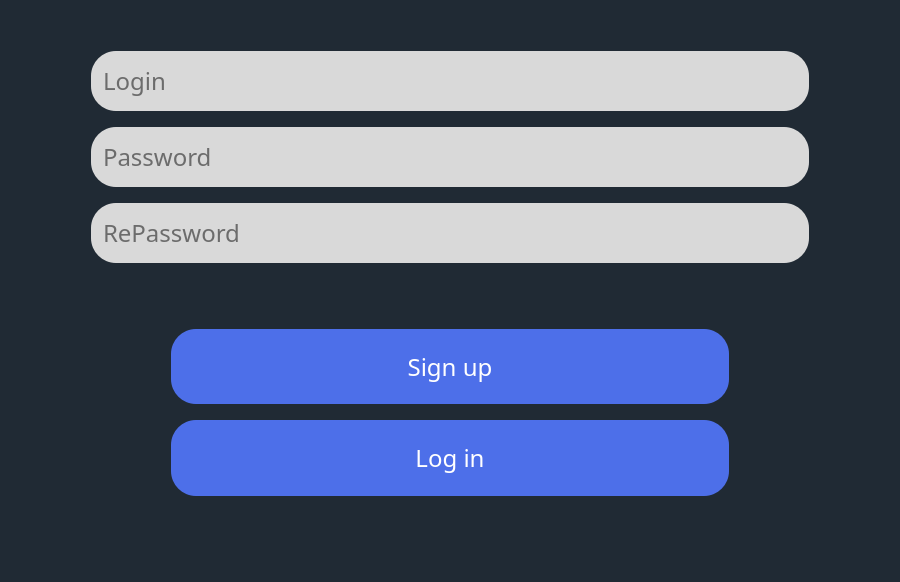
<?xml version="1.0" encoding="UTF-8"?>
<ui version="4.0">
 <class>SignUpForm</class>
 <widget class="QWidget" name="SignUpForm">
  <property name="geometry">
   <rect>
    <x>0</x>
    <y>0</y>
    <width>900</width>
    <height>582</height>
   </rect>
  </property>
  <property name="windowTitle">
   <string>Form</string>
  </property>
  <property name="styleSheet">
   <string notr="true">* {
    font-family: century gothic;
    font-size: 24px;
}

QWidget {
    background-color: #202a34;
}

QLineEdit {
    border-radius: 25px;
    padding: 10px;
    background-color: #d9d9d9;
    transition: background-color 0.5s ease;
}

QLineEdit:hover {
    background-color: #49ebff;
}

QLineEdit:focus {
    background-color: #00aaff;
    border: 2px solid #4d6fe9;
}

QPushButton,
QToolButton,
QMessageBox QPushButton {
    color: white;
    background: #4d6fe9;
    border-radius: 25px;
    transition: background-color 0.5s ease, transform 0.3s ease, box-shadow 0.3s ease;
    box-shadow: 0 0 8px rgba(0, 0, 0, 0.2);
}

QPushButton:hover,
QToolButton:hover,
QMessageBox QPushButton:hover {
    color: #4d6fe9;
    background: #4460c7;
    border-radius: 30px;
    transform: scale(1.05) rotate(5deg);
    box-shadow: 0 0 12px rgba(0, 0, 0, 0.3);
}

QPushButton:pressed,
QToolButton:pressed,
QMessageBox QPushButton:pressed,
QMessageBox QToolButton:pressed {
    background: #3a54b0;
    border-radius: 25px;
    transform: scale(0.98) rotate(-5deg);
    box-shadow: none;
}

QMessageBox {
    background-color: #202a34;
    color: white;
    font-size: 15px;
}

QMessageBox QPushButton,
QMessageBox QToolButton {
    background: #4d6fe9;
    color: white;
    border: none;
    padding: 8px 12px;
    border-radius: 10px;
    font-size: 15px;
}

QMessageBox QLabel {
	color: white;
    font-size: 15px;
}

QMessageBox QPushButton:pressed,
QMessageBox QToolButton:pressed {
    border-radius: 15px;
}

QMessageBox QPushButton:hover {
    border-radius: 15px;
}
</string>
  </property>
  <layout class="QVBoxLayout" name="verticalLayout">
   <item>
    <layout class="QHBoxLayout" name="horizontalLayout">
     <item>
      <spacer name="horizontalSpacer_3">
       <property name="orientation">
        <enum>Qt::Horizontal</enum>
       </property>
       <property name="sizeType">
        <enum>QSizePolicy::Fixed</enum>
       </property>
       <property name="sizeHint" stdset="0">
        <size>
         <width>80</width>
         <height>20</height>
        </size>
       </property>
      </spacer>
     </item>
     <item>
      <layout class="QVBoxLayout" name="verticalLayout_2" stretch="1,1,0,1,0,1,0">
       <item>
        <spacer name="verticalSpacer_5">
         <property name="orientation">
          <enum>Qt::Vertical</enum>
         </property>
         <property name="sizeType">
          <enum>QSizePolicy::MinimumExpanding</enum>
         </property>
         <property name="sizeHint" stdset="0">
          <size>
           <width>20</width>
           <height>40</height>
          </size>
         </property>
        </spacer>
       </item>
       <item>
        <widget class="QLineEdit" name="su_login">
         <property name="sizePolicy">
          <sizepolicy hsizetype="MinimumExpanding" vsizetype="MinimumExpanding">
           <horstretch>0</horstretch>
           <verstretch>0</verstretch>
          </sizepolicy>
         </property>
         <property name="minimumSize">
          <size>
           <width>260</width>
           <height>60</height>
          </size>
         </property>
         <property name="maximumSize">
          <size>
           <width>1300</width>
           <height>130</height>
          </size>
         </property>
         <property name="autoFillBackground">
          <bool>false</bool>
         </property>
         <property name="text">
          <string/>
         </property>
         <property name="placeholderText">
          <string>Login</string>
         </property>
        </widget>
       </item>
       <item>
        <spacer name="verticalSpacer">
         <property name="orientation">
          <enum>Qt::Vertical</enum>
         </property>
         <property name="sizeType">
          <enum>QSizePolicy::Fixed</enum>
         </property>
         <property name="sizeHint" stdset="0">
          <size>
           <width>20</width>
           <height>10</height>
          </size>
         </property>
        </spacer>
       </item>
       <item>
        <widget class="QLineEdit" name="su_password">
         <property name="sizePolicy">
          <sizepolicy hsizetype="MinimumExpanding" vsizetype="MinimumExpanding">
           <horstretch>0</horstretch>
           <verstretch>0</verstretch>
          </sizepolicy>
         </property>
         <property name="minimumSize">
          <size>
           <width>260</width>
           <height>60</height>
          </size>
         </property>
         <property name="maximumSize">
          <size>
           <width>1300</width>
           <height>130</height>
          </size>
         </property>
         <property name="echoMode">
          <enum>QLineEdit::Password</enum>
         </property>
         <property name="placeholderText">
          <string>Password</string>
         </property>
        </widget>
       </item>
       <item>
        <spacer name="verticalSpacer_7">
         <property name="orientation">
          <enum>Qt::Vertical</enum>
         </property>
         <property name="sizeType">
          <enum>QSizePolicy::Fixed</enum>
         </property>
         <property name="sizeHint" stdset="0">
          <size>
           <width>20</width>
           <height>10</height>
          </size>
         </property>
        </spacer>
       </item>
       <item>
        <widget class="QLineEdit" name="su_password_2">
         <property name="sizePolicy">
          <sizepolicy hsizetype="MinimumExpanding" vsizetype="MinimumExpanding">
           <horstretch>0</horstretch>
           <verstretch>0</verstretch>
          </sizepolicy>
         </property>
         <property name="minimumSize">
          <size>
           <width>260</width>
           <height>60</height>
          </size>
         </property>
         <property name="maximumSize">
          <size>
           <width>1300</width>
           <height>130</height>
          </size>
         </property>
         <property name="echoMode">
          <enum>QLineEdit::Password</enum>
         </property>
         <property name="placeholderText">
          <string>RePassword</string>
         </property>
        </widget>
       </item>
       <item>
        <spacer name="verticalSpacer_6">
         <property name="orientation">
          <enum>Qt::Vertical</enum>
         </property>
         <property name="sizeType">
          <enum>QSizePolicy::Fixed</enum>
         </property>
         <property name="sizeHint" stdset="0">
          <size>
           <width>20</width>
           <height>40</height>
          </size>
         </property>
        </spacer>
       </item>
      </layout>
     </item>
     <item>
      <spacer name="horizontalSpacer_4">
       <property name="orientation">
        <enum>Qt::Horizontal</enum>
       </property>
       <property name="sizeType">
        <enum>QSizePolicy::Fixed</enum>
       </property>
       <property name="sizeHint" stdset="0">
        <size>
         <width>80</width>
         <height>20</height>
        </size>
       </property>
      </spacer>
     </item>
    </layout>
   </item>
   <item>
    <layout class="QHBoxLayout" name="horizontalLayout_2">
     <item>
      <spacer name="horizontalSpacer_2">
       <property name="orientation">
        <enum>Qt::Horizontal</enum>
       </property>
       <property name="sizeType">
        <enum>QSizePolicy::Fixed</enum>
       </property>
       <property name="sizeHint" stdset="0">
        <size>
         <width>160</width>
         <height>20</height>
        </size>
       </property>
      </spacer>
     </item>
     <item>
      <layout class="QVBoxLayout" name="verticalLayout_3">
       <item>
        <spacer name="verticalSpacer_2">
         <property name="orientation">
          <enum>Qt::Vertical</enum>
         </property>
         <property name="sizeType">
          <enum>QSizePolicy::Fixed</enum>
         </property>
         <property name="sizeHint" stdset="0">
          <size>
           <width>20</width>
           <height>20</height>
          </size>
         </property>
        </spacer>
       </item>
       <item>
        <widget class="QPushButton" name="su_b_sign_up">
         <property name="sizePolicy">
          <sizepolicy hsizetype="MinimumExpanding" vsizetype="MinimumExpanding">
           <horstretch>0</horstretch>
           <verstretch>0</verstretch>
          </sizepolicy>
         </property>
         <property name="minimumSize">
          <size>
           <width>260</width>
           <height>70</height>
          </size>
         </property>
         <property name="maximumSize">
          <size>
           <width>800</width>
           <height>130</height>
          </size>
         </property>
         <property name="cursor">
          <cursorShape>PointingHandCursor</cursorShape>
         </property>
         <property name="text">
          <string>Sign up</string>
         </property>
        </widget>
       </item>
       <item>
        <spacer name="verticalSpacer_3">
         <property name="orientation">
          <enum>Qt::Vertical</enum>
         </property>
         <property name="sizeType">
          <enum>QSizePolicy::Fixed</enum>
         </property>
         <property name="sizeHint" stdset="0">
          <size>
           <width>20</width>
           <height>10</height>
          </size>
         </property>
        </spacer>
       </item>
       <item>
        <widget class="QPushButton" name="su_b_login_in">
         <property name="sizePolicy">
          <sizepolicy hsizetype="MinimumExpanding" vsizetype="MinimumExpanding">
           <horstretch>0</horstretch>
           <verstretch>0</verstretch>
          </sizepolicy>
         </property>
         <property name="minimumSize">
          <size>
           <width>260</width>
           <height>70</height>
          </size>
         </property>
         <property name="maximumSize">
          <size>
           <width>800</width>
           <height>130</height>
          </size>
         </property>
         <property name="cursor">
          <cursorShape>PointingHandCursor</cursorShape>
         </property>
         <property name="focusPolicy">
          <enum>Qt::ClickFocus</enum>
         </property>
         <property name="inputMethodHints">
          <set>Qt::ImhNone</set>
         </property>
         <property name="text">
          <string>Log in</string>
         </property>
         <property name="checkable">
          <bool>false</bool>
         </property>
        </widget>
       </item>
       <item>
        <spacer name="verticalSpacer_4">
         <property name="orientation">
          <enum>Qt::Vertical</enum>
         </property>
         <property name="sizeType">
          <enum>QSizePolicy::MinimumExpanding</enum>
         </property>
         <property name="sizeHint" stdset="0">
          <size>
           <width>20</width>
           <height>40</height>
          </size>
         </property>
        </spacer>
       </item>
      </layout>
     </item>
     <item>
      <spacer name="horizontalSpacer">
       <property name="orientation">
        <enum>Qt::Horizontal</enum>
       </property>
       <property name="sizeType">
        <enum>QSizePolicy::Fixed</enum>
       </property>
       <property name="sizeHint" stdset="0">
        <size>
         <width>160</width>
         <height>20</height>
        </size>
       </property>
      </spacer>
     </item>
    </layout>
   </item>
  </layout>
 </widget>
 <resources/>
 <connections/>
</ui>
